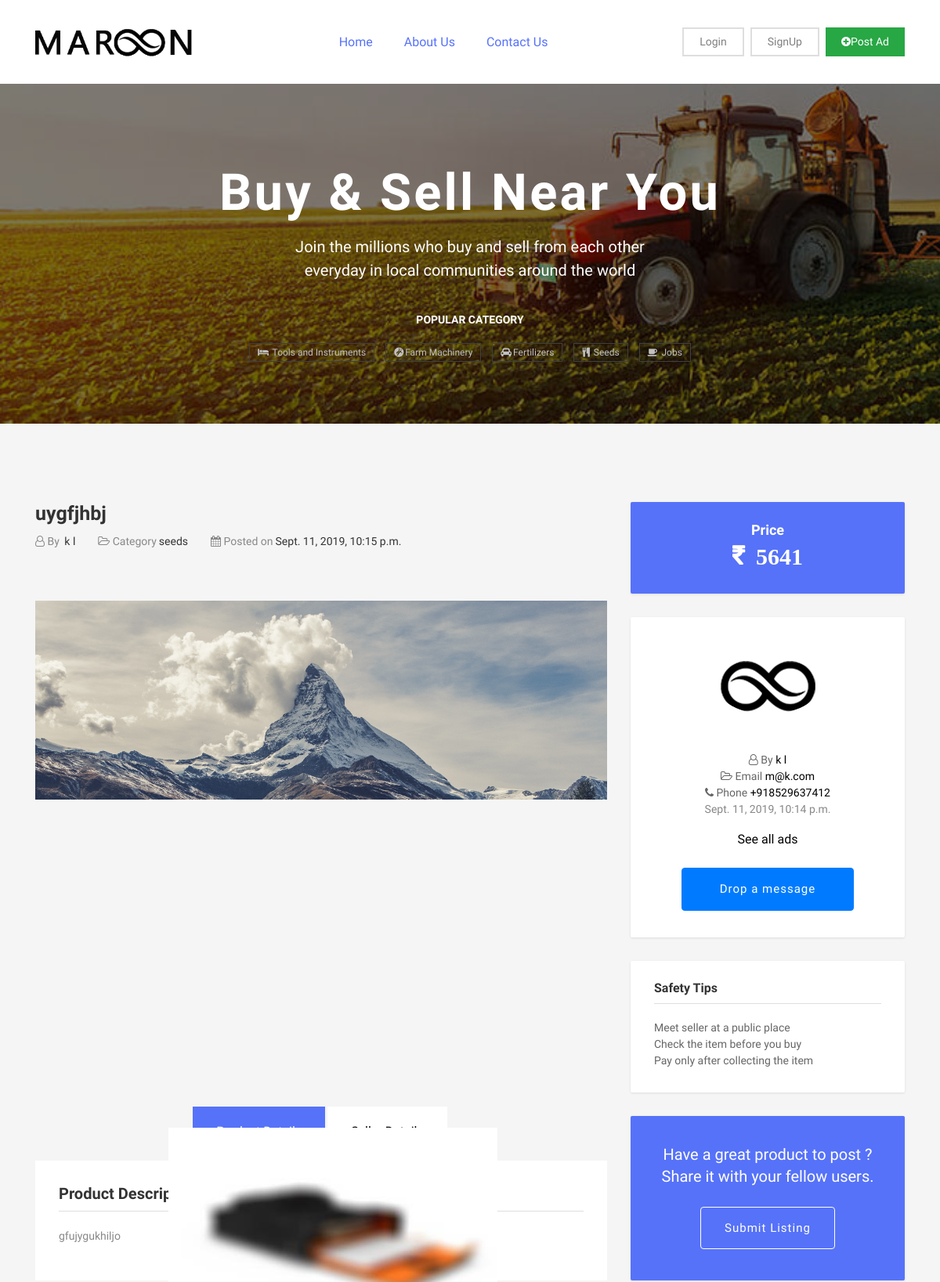
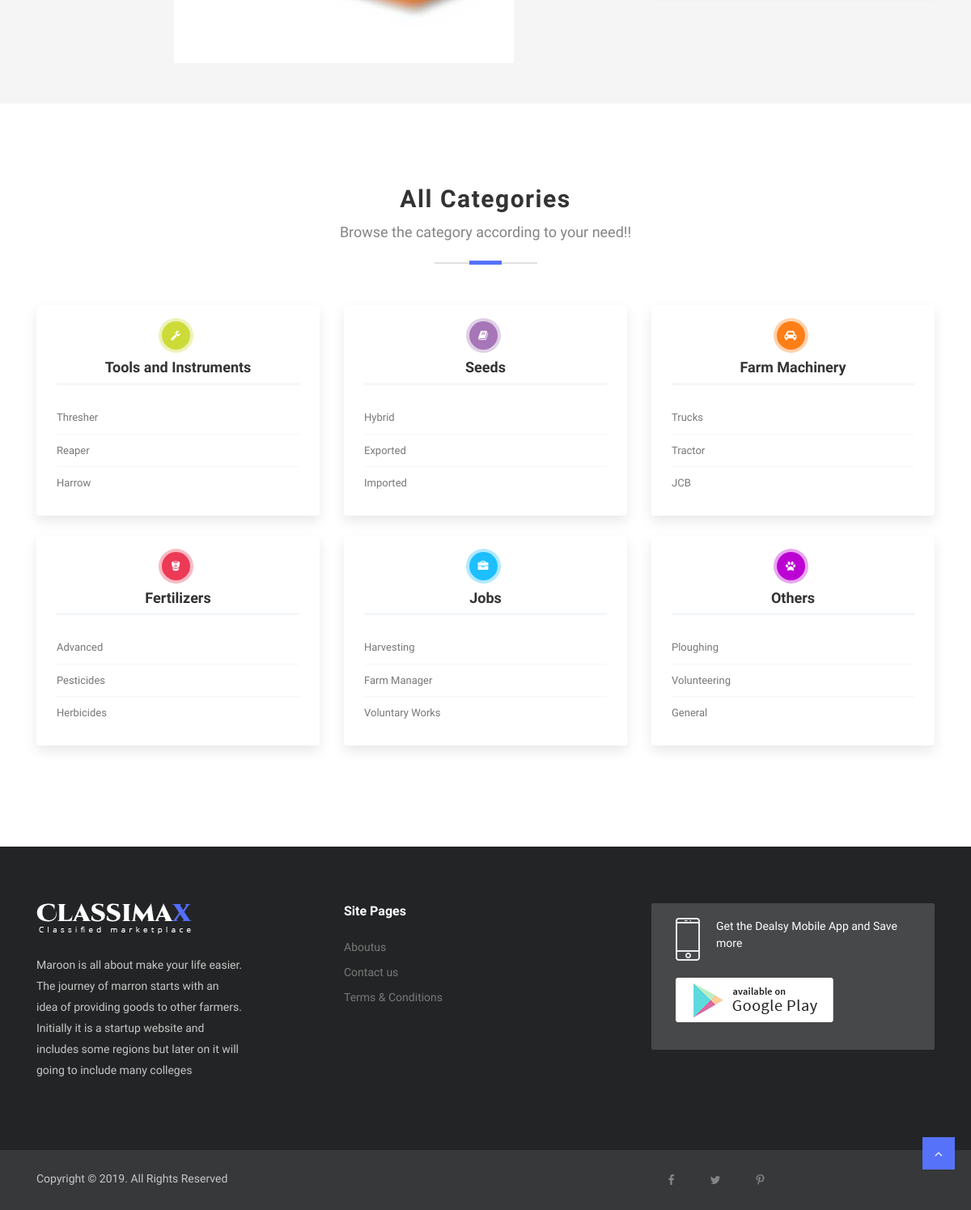
The app's page /uygfjhbj/ with its own data (2 pictures, top to bottom).
### product/models.py (models this page shows, shortened)
class Product(models.Model):
    title = models.CharField(max_length = 40)
    slug = models.SlugField(unique = True, blank = True)
    seller_id = models.ForeignKey(User, on_delete=models.CASCADE)
    category = models.CharField(max_length=20, choices=CATEGORY_CHOICES, default='other')
    description = models.TextField(max_length=500)
    price = models.PositiveIntegerField(default = 0)
    featured = models.BooleanField(default = False)
    image = models.ImageField(upload_to = 'images/', null = True)
    date = models.DateTimeField(default=datetime.now, blank=True, null = True)
    college = models.CharField(blank = True, null = True, max_length = 30)

### accounts/models.py (models this page shows, shortened)
class User(AbstractBaseUser):
    email = models.EmailField(
        verbose_name='email address',
        max_length=255,
        unique=True,
    )
    phone = PhoneNumberField(unique = True, null=True, blank = False, region = 'IN', max_length = 13)
    first_name = models.CharField( max_length=20 , null = True, blank = False)
    last_name = models.CharField(max_length = 20 , null = True, blank = False)
    active = models.BooleanField(default=True)
    staff = models.BooleanField(default=False) # a admin user; non super-user
    admin = models.BooleanField(default=False) # a superuser
    date = models.DateTimeField(default=datetime.now, blank=True, null = True)
    USERNAME_FIELD = 'email'
    REQUIRED_FIELDS = ['first_name','last_name','phone'] # Email & Password are required by default.
    objects = UserManager()

### product/views.py (the view)
# urls.py: path("<str:slug>/",product_detail_view, name = 'product_detail_view'),
def product_detail_view(request, slug, *args, **kwargs):
    query_set = Product.objects.filter(slug= slug)
    if  query_set.count()==1:
        instance = query_set.first()
        context = {
            'query_set' : instance
        }
    else:
        raise Http404("Oops!! We are unable to get the product..")
    return render(request,"product_detail.html",context )

### templates/product_detail.html (shortened to what this page needs)
{% extends "base.html" %}
{% load static %}
{% block content %}
<section class="section bg-gray">
	<div class="container">
		<div class="row">
			<div class="col-md-8">
				<div class="product-details">
					<h1 class="product-title">{{query_set.title}}</h1>
					<div class="product-meta">
						<ul class="list-inline">
							<li class="list-inline-item"><i class="fa fa-user-o"></i> By <a href="">{{query_set.seller_id.first_name}} {{query_set.seller_id.last_name}}</a></li>
							<li class="list-inline-item"><i class="fa fa-folder-open-o"></i> Category<a href="">{{query_set.category}}</a></li>
							<li class="list-inline-item"><i class="fa fa-calendar"></i> Posted on<a href="">{{query_set.date}}</a></li>
						</ul>
					</div>
					<div class="product-slider">
						<div class="product-slider-item my-4" data-image="images/products/products-1.jpg">
							<img class="img-fluid w-100" src="{{ query_set.image.url }}" alt="product-img">
						</div>
					</div>
					<div class="content mt-5 pt-5">
						<ul class="nav nav-pills  justify-content-center" id="pills-tab" role="tablist">
							<li class="nav-item">
								<a class="nav-link active" id="pills-home-tab" data-toggle="pill" href="#pills-home" role="tab" aria-controls="pills-home"
								 aria-selected="true">Product Details</a>
							</li>
							<li class="nav-item">
								<a class="nav-link" id="pills-profile-tab" data-toggle="pill" href="#pills-profile" role="tab" aria-controls="pills-profile"
								 aria-selected="false">Seller Details</a>
							</li>
						</ul>
						<div class="tab-content" id="pills-tabContent">
							<div class="tab-pane fade show active" id="pills-home" role="tabpanel" aria-labelledby="pills-home-tab">
								<h3 class="tab-title">Product Description</h3>
								<p>{{query_set.description}}</p>
							</div>
						</div>
					</div>
				</div>
			</div>
			<div class="col-md-4">
				<div class="sidebar">
					<div class="widget price text-center">
						<h4>Price</h4>
						<p class="fa fa-inr">&nbsp&nbsp{{query_set.price}}</p>
					</div>
					<div class="widget user text-center">
						<img class="rounded-circle img-fluid mb-5 px-5" src="{%static 'images/logo.png'%}" alt="Maroon">
						<div class="product-meta">
							<ul class="list-inline">
								<li class=""><i class="fa fa-user-o"></i> By <a href="">{{query_set.seller_id.first_name}} {{query_set.seller_id.last_name}}</a></li>
								<li class=""><i class="fa fa-folder-open-o"></i> Email  <a href="">{{query_set.seller_id.email}}</a></li>
								<li class=""><i class="fa fa-phone"></i> Phone   <a href="">{{query_set.seller_id.phone}}</a></li>
							</ul>
					</div>
						<p class="member-time">{{query_set.seller_id.date}}</p>
						<a href="{% url 'product:home' %}">See all ads</a>
						<ul class="list-inline mt-20">
							<li class="list-inline-item"><a href="" class="btn btn-contact d-inline-block  btn-primary px-lg-5 my-1 px-md-3">Drop a message</a></li>
						</ul>
					</div>
					<div class="widget disclaimer">
						<h5 class="widget-header">Safety Tips</h5>
						<ul>
							<li>Meet seller at a public place</li>
							<li>Check the item before you buy</li>
							<li>Pay only after collecting the item</li>
						</ul>
					</div>
					<div class="widget coupon text-center">
						<p>Have a great product to post ? Share it with
							your fellow users.
						</p>
						<a href="{% url 'product:postad'%}" class="btn btn-transparent-white">Submit Listing</a>
					</div>
				</div>
			</div>
		</div>
	</div>
</section>
{% endblock content %}

### static/css/style.css (style rules this page uses)
body { line-height: 1.5; font-family: "Muli", sans-serif; }
p, li, input, select, button { font-family: "Muli", sans-serif; color: #666; font-size: 14px; font-weight: 400; }
h1, h2, h3, h4, h5, h6 { font-family: "Muli", sans-serif; font-weight: 600; color: #333; }
p { color: #666; }
h1 { font-size: 35px; }
h3 { font-size: 20px; }
h4 { font-size: 18px; }
p { color: #888; }
.nav-pills .nav-link { font-size: 16px; }
ol, ul { margin: 0; padding: 0; list-style: none; }
a { transition: all .3s ease-in 0s; color: #000; }
.mt-20 { margin-top: 20px; }
.w-100 { width: 100%; }
.section { padding: 100px 0; }
.btn { font-size: 15px; letter-spacing: 1px; display: inline-block; padding: 15px 30px; border-radius: 4px; }
.btn-transparent-white { background: transparent; color: #fff; border: 1px solid #fff; }
.bg-gray { background: #F5F5F5; }
.product-details .product-title { font-size: 25px; font-weight: 600; }
.product-details .tab-title { border-bottom: 1px solid #dedede; padding-bottom: 10px; margin-bottom: 20px; }
.product-details .product-meta li { color: #888; margin-right: 25px; }
.product-details .product-meta li a { color: #333; margin-left: 3px; }
.product-details .content { padding-top: 40px; }
.product-details .content h3 { font-size: 20px; font-weight: bold; }
.product-details .content p { color: #888; line-height: 22px; }
.product-details .content .nav { text-align: center; margin-bottom: 5px; }
.product-details .content .nav .nav-item { margin-right: 3px; }
.product-details .content .nav .nav-item .nav-link { padding: 20px 30px; border-radius: 0; background: #fff; }
.product-details .content .nav .nav-item .nav-link.active { background: #5672f9; }
.product-details .content .tab-content { background: #fff; padding: 30px; }
.product-slider { padding: 40px 0; }
.widget { background: #fff; box-shadow: 0px 1px 3px 0px rgba(0, 0, 0, 0.1); padding: 25px 30px 30px; margin-bottom: 30px; border-radius: 2px; }
.widget .widget-header { display: block; font-size: 16px; font-weight: 600; margin-bottom: 20px; padding-bottom: 10px; border-bottom: 1px solid #dedede; }
.widget.price { background: #5672f9; }
.widget.price h4 { color: #fff; }
.widget.price p { color: #fff; font-size: 30px; text-align: center; font-weight: bold; margin: 0; }
.widget.coupon { background: #5672f9; padding: 35px 30px 40px 30px; }
.widget.coupon p { font-size: 20px; line-height: 1.4; color: #fff; margin-bottom: 25px; }
.widget.user { padding-top: 50px; }

### records on screen
Product: title "uygfjhbj", seller_id.first_name "k", seller_id.last_name "l", category "seeds", date "Sept. 11, 2019, 10:15 p.m.", image (picture), description "gfujygukhiljo", price "5641", seller_id.email "m@k.com", seller_id.phone "+918529637412", seller_id "Sept. 11, 2019, 10:14 p.m."
